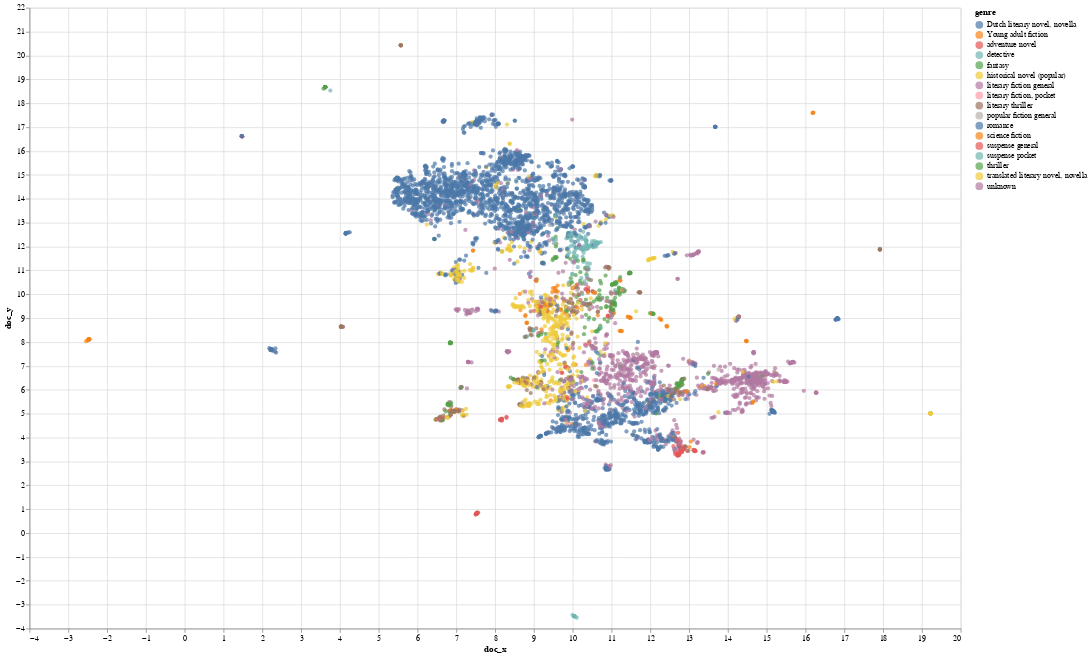

Notebook source saved alongside this figure:
### Code cell
import altair as alt
alt.data_transformers.enable('default', max_rows=None)

df_doc_viz = pd.read_csv("topic_model_viz/doc_vectors_viz.csv", index_col="doc_id")

df_doc_viz.rename(columns={'Unnamed: 0': 'doc_id'}, inplace=True)
df_doc_viz.columns

# Altair scatter plot
scatter_plot = alt.Chart(df_doc_viz
).mark_circle().encode(
    x='doc_x',
    y='doc_y',
    tooltip=['doc_id'],
    color='genre:N'
).properties(
    width=1200,
    height=800
).interactive()

scatter_plot.show()

### Figure 1 — Vega-Lite specification as saved in the notebook (floating-point values rounded to 4 significant figures; data arrays with more than 128 entries replaced by an {"elided": "..."} marker saying what was removed)
{"config": {"view": {"continuousWidth": 300, "continuousHeight": 300}}, "data": {"name": "data-a5db6c9431e3bcb29c7f3b4d7d8813c0"}, "mark": {"type": "circle"}, "encoding": {"color": {"field": "genre", "type": "nominal"}, "tooltip": [{"field": "doc_id", "type": "quantitative"}], "x": {"field": "doc_x", "type": "quantitative"}, "y": {"field": "doc_y", "type": "quantitative"}}, "height": 800, "params": [{"name": "param_2", "select": {"type": "interval", "encodings": ["x", "y"]}, "bind": "scales"}], "width": 1200, "$schema": "https://vega.github.io/schema/vega-lite/v5.17.0.json", "datasets": {"data-a5db6c9431e3bcb29c7f3b4d7d8813c0": {"elided": "5000 records"}}}
